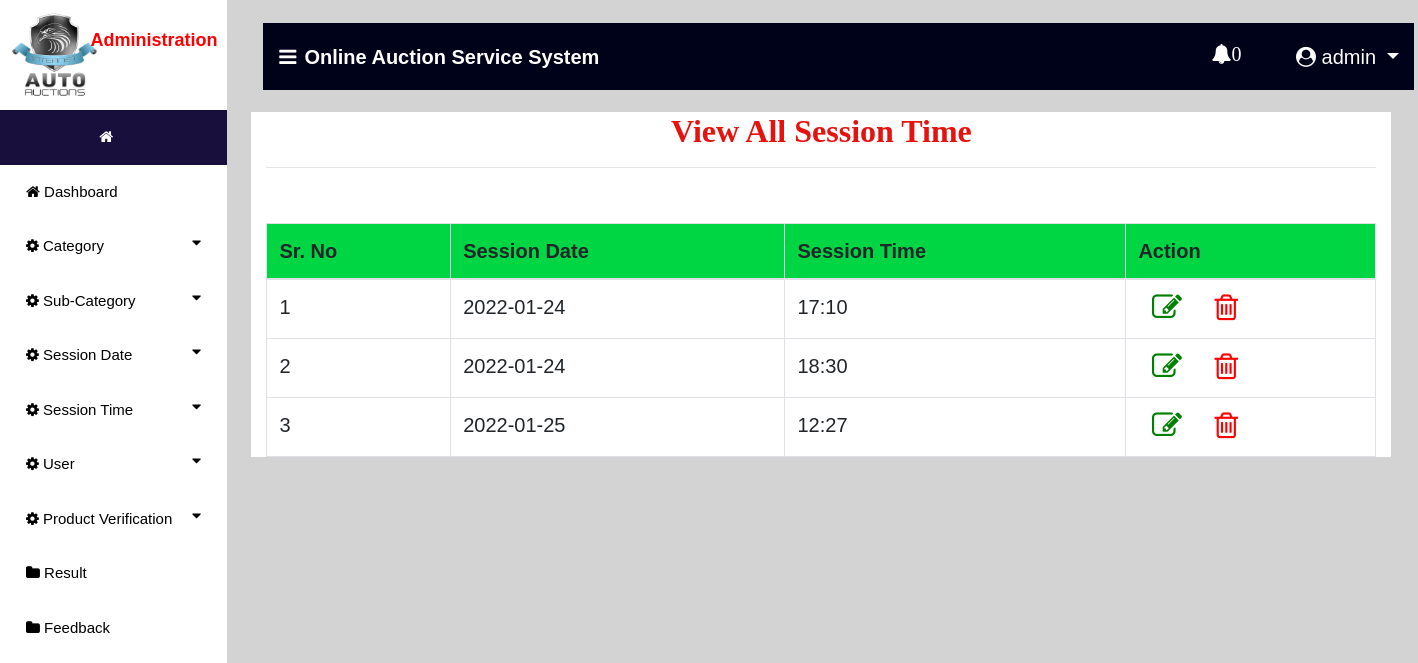
Page /view_session_time (signed in) on the committed database.
### auction/models.py (models this page shows, shortened)
class Session_Time(models.Model):
    date = models.ForeignKey(Session_date,on_delete=models.CASCADE,null=True)
    time = models.CharField(max_length=30,null=True)

class Session_date(models.Model):
    date = models.CharField(max_length=30,null=True)

### auction/views.py (the view)
# urls.py: path('view_session_time', view_session_time, name='view_session_time'),
def view_session_time(request):
    if not request.user.is_staff:
        return redirect('login_user')
    new2 = new()
    count = 0
    if new2:
        count += 1
    user1 = User.objects.get(id=request.user.id)
    pro = ""
    try:
        pro = Bidder.objects.get(user=user1)
        if pro:
            error = "pat"
    except:
        pro = Auction_User.objects.get(user=user1)
    cat = Session_Time.objects.all()
    d = {'error':error,'pro':pro,'data':pro,'time1':cat,'count':count,'new2':new2}
    return render(request,'view_session_time.html',d)

### auction/views.py (called while the page is built)
def new():
    status = Status.objects.get(status="pending")
    new_pro = Product.objects.filter(status=status)
    return new_pro

### auction/templates/view_session_time.html (shortened to what this page needs)
{% extends 'navigation3.html' %}
{% block body1 %}
 <div class="container" style="background:white">
<center><h2 style = "font-family : 'Monotype Corsiva' ; color : #E6120E ; font-weight : bold;margin-top:2%">View All Session Time</h2></center><hr>
<table class="table table-bordered" id="myTable">
  <thead>
  <tr>
    <th>Sr. No</th>
    <th>Session Date</th>
    <th>Session Time</th>
    <th style="width:250px">Action</th>
  </tr>
  </thead>
   <tbody>
{% for i in time1 %}
  <tr>
      <td>{{forloop.counter}}</td>
    <td>{{i.date.date}}</td>
    <td>{{i.time}}</td>
      <td><a href="{% url 'edit_session_time' i.id %}"> <i style="font-size:30px;color:green;margin-left:6%" class="fa fa-edit"></i></a>
          <a href="{% url 'delete_session_time' i.id %}">  <i style="font-size:30px;color:red;margin-left:12%" class="fa fa-trash-o" onclick="return confirm('Are you sure?')"></i></a></td>
  </tr>
   {% endfor %}
    </tbody>
</table>
 </div>
{% endblock %}

### auction/templates/navigation3.html (shortened to what this page needs)
{% extends 'navigation2.html' %}
{% block body %}
<nav class="navbar navbar-expand-lg navbar-light" style="margin-left:2%;margin-top:2%;width:99%;background-color:#00021a">
  <a class="navbar-brand" href="#" style="color:white;font-weight:bold"><i class="fa fa-bars" style="margin-right:8px"></i>Online Auction Service System</a>
  {% if request.user.is_staff %}
     <div class="collapse navbar-collapse nav justify-content-end" id="navbarNavDropdown">
      <li class="nav-item dropdown" style="margin-right:3%;color:white;margin-left:600px">
        <a class="nav-link dropdown" style="margin-left:5%;color:white" href="#" id="navbarDropdown" role="button" data-toggle="dropdown" aria-haspopup="true">
          <i class="fa fa-bell" style="top:0;padding-bottom:10px">{{count}}</i>
        </a>
        <hr>
      </li>
  </div>
     {% endif %}
  <div class="collapse navbar-collapse nav justify-content-end" id="navbarNavDropdown">
      <li class="nav-item dropdown" style="margin-right:3%;color:white">
        <a class="nav-link dropdown-toggle" style="color:white;margin-left:5%" href="#" id="navbarDropdown" role="button" data-toggle="dropdown" aria-haspopup="true" aria-expanded="false">
          <i class="fa fa-user-circle"></i> {{request.user.username}}
        </a>
      </li>
  </div>
 </nav>
{% block body1 %}
{% endblock %}
{% endblock %}

### auction/templates/navigation2.html (style rules this page uses)
thead { background:#00d644; }
body { font-family: "Lato", sans-serif; }
body { margin:0;font-family:Arial }
.dropdown { float:right; }

### rows in the picture
Session_Time: date "2022-01-24", time "17:10"
Session_Time: date "2022-01-24", time "18:30"
Session_Time: date "2022-01-25", time "12:27"

### other values in the picture
{{ count }} "0"
{{ request.user.username }} "admin"
